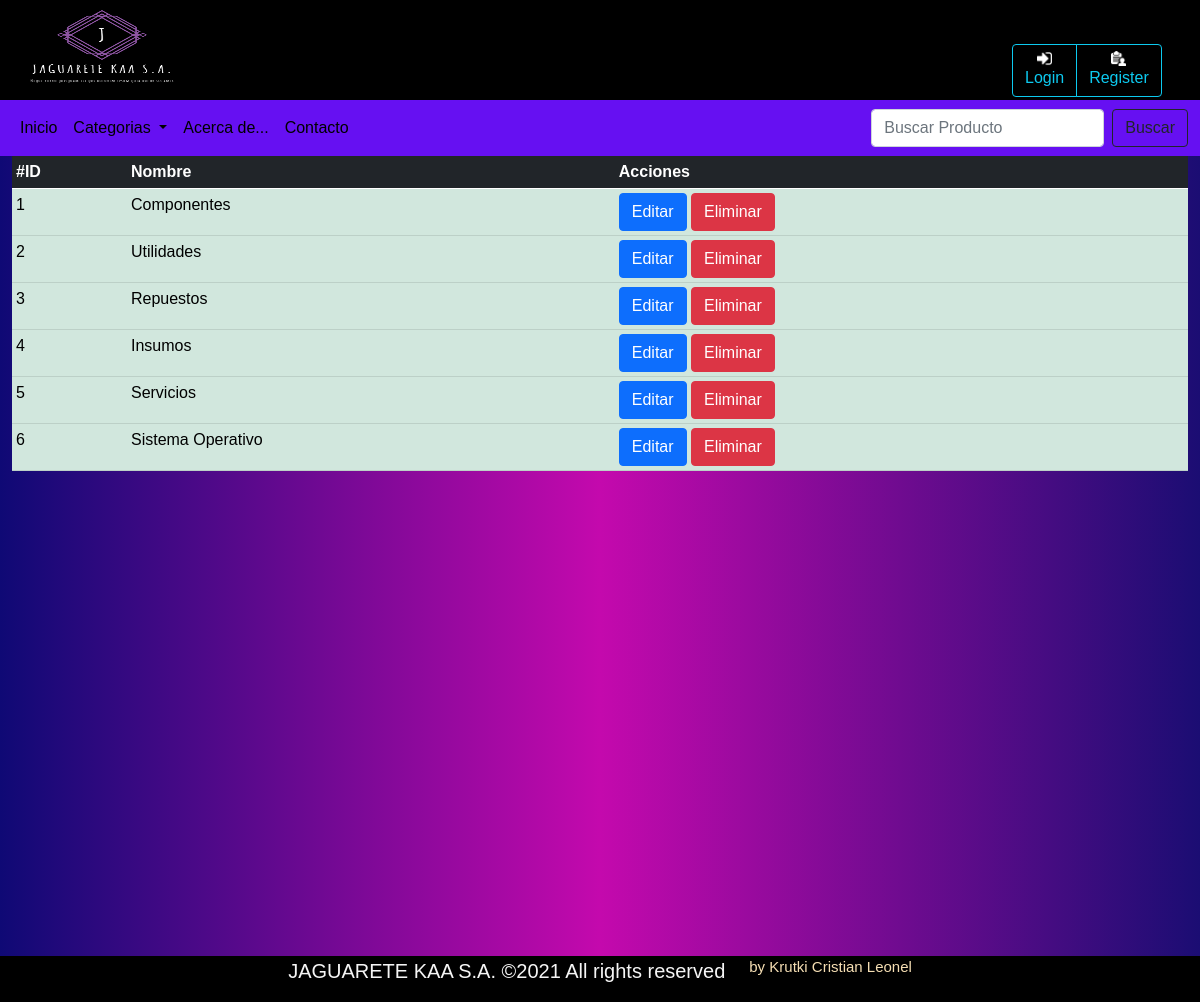
The page /JAGWEB/categoria/listar on the database as committed earlier.
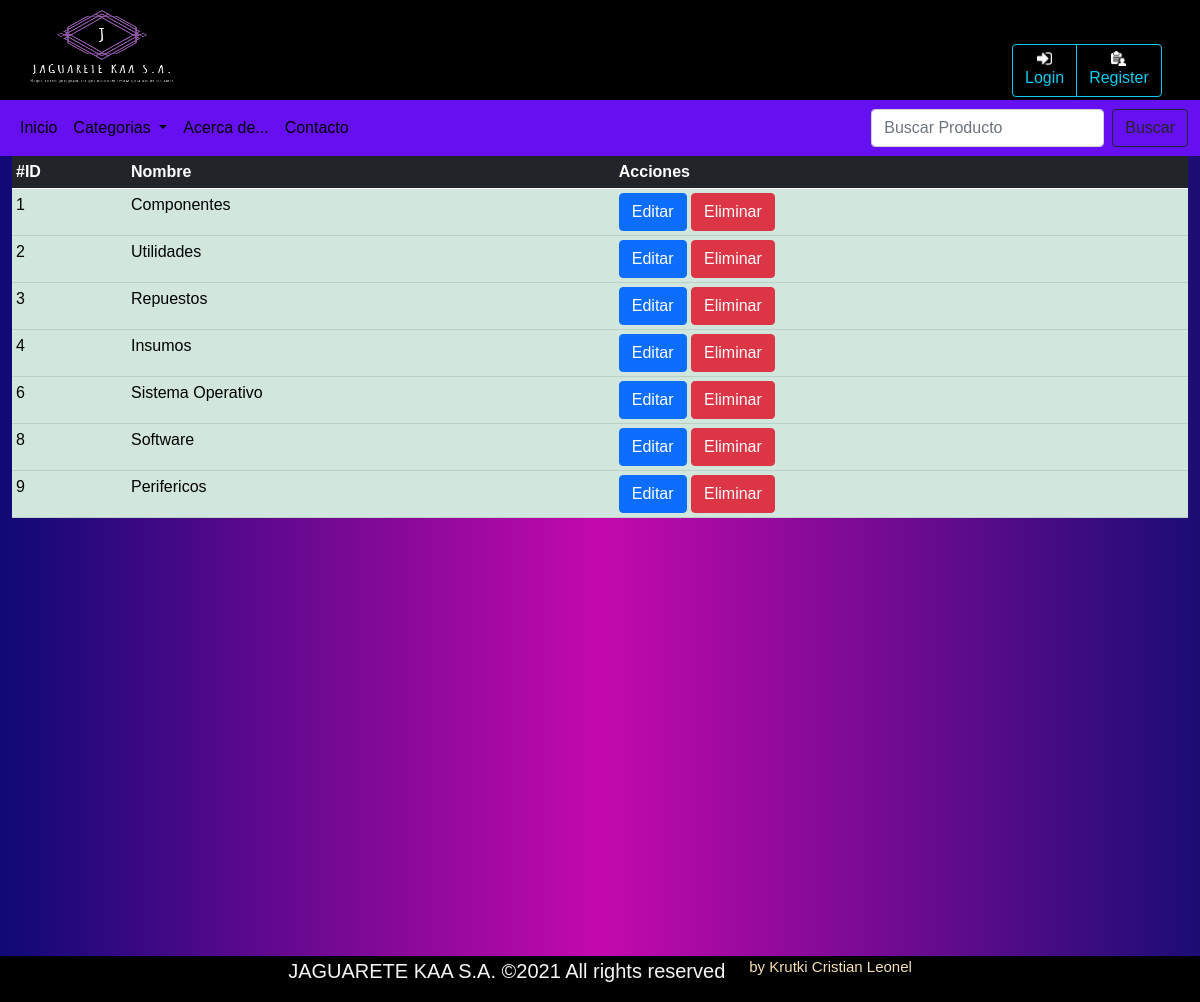
The same page on the database as committed later.
### JAGWEB/models.py (models this page shows, shortened)
class Categoria(models.Model):
    nombre=models.CharField(max_length=64) #Nombre de la categoria

### JAGWEB/views.py (the view)
# urls.py: path('categoria/listar',views.ListarCategoria.as_view(),name='list_cat'),
class ListarCategoria(ListView):
    model = Categoria
    template_name='categoria/category_list.html'
    queryset = Categoria.objects.all().order_by("id")

### JAGWEB/context_processors.py (called while the page is built)
def cat_menu(request):
    categorias = Categoria.objects.all()
    return{
        'list_category': categorias
    }

### JAGWEB/templates/categoria/category_list.html
{% extends 'layout.html' %} {% load static %} {% block body %}
<div class="table-responsive">
    <table class="table table-hover table-success table-sm ">
        <thead class="table-dark">
            <th>#ID</th>
            <th>Nombre</th>
            <th>Acciones</th>
        </thead>
        <tbody>
            {% for categoria in object_list %}
            <tr>
                <td> {{ categoria.id }} </td>
                <td>{{ categoria.nombre }}</td>
                <td>
                    <a href="{% url 'edit_cat' categoria.id %}" class="btn btn-primary">Editar</a>
                    <a href="{% url 'del_cat' categoria.id %}" class="btn btn-danger">Eliminar</a>
                </td>
            </tr>
            {% endfor %}
        </tbody>
    </table>
</div>
{% endblock %}

Rows that differ between the two databases and show on the page:
removed Categoria: id "5", nombre "Servicios"
added Categoria: id "8", nombre "Software"
added Categoria: id "9", nombre "Perifericos"
